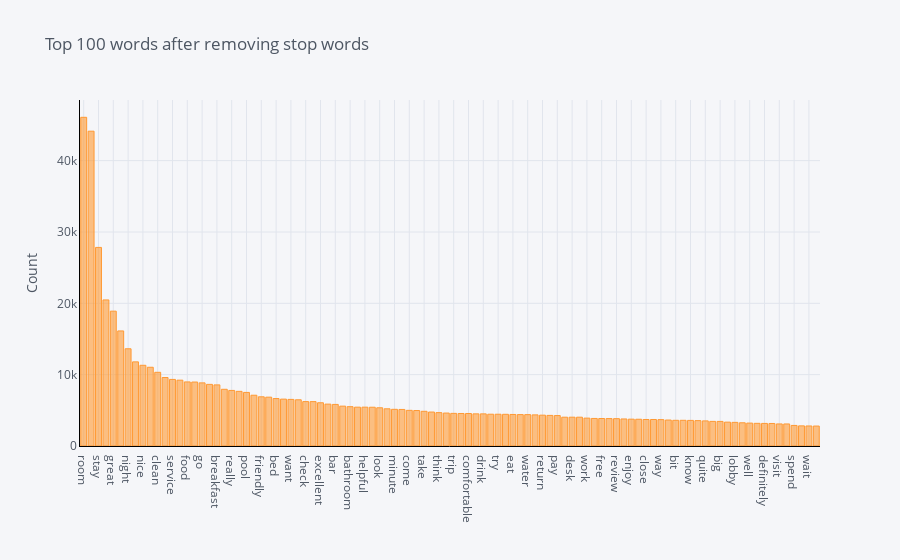

The notebook cell this image was saved under:
### Code cell
plot_model()

### Figure 1 — Plotly figure (JSON) as saved in the notebook; plotly's stock layout.template omitted (floating-point values rounded to 4 significant figures)
{"data": [{"name": "count", "text": "", "y": [46079, 44132, 27840, 20477, 18902, 16130, 13630, 11795, 11314, 11038, 10330, 9600, 9335, 9229, 8982, 8966, 8847, 8640, 8565, 7950, 7790, 7661, 7512, 7119, 6896, 6847, 6652, 6573, 6532, 6478, 6226, 6222, 6063, 5871, 5829, 5588, 5512, 5445, 5443, 5437, 5358, 5214, 5142, 5124, 4999, 4974, 4864, 4761, 4677, 4618, 4575, 4558, 4556, 4507, 4506, 4457, 4453, 4443, 4421, 4405, 4398, 4361, 4322, 4290, 4266, 4039, 4038, 4037, 3910, 3863, 3855, 3844, 3832, 3790, 3761, 3752, 3717, 3716, 3696, 3640, 3602, 3602, 3589, 3559, 3519, 3452, 3446, 3346, 3313, 3254, 3210, 3177, 3165, 3157, 3091, 3090, 2883, 2824, 2807, 2796], "marker": {"color": "rgba(255, 153, 51, 0.6)", "line": {"color": "rgba(255, 153, 51, 1.0)", "width": 1}}, "x": ["room", "hotel", "stay", "good", "great", "staff", "night", "time", "nice", "day", "clean", "restaurant", "service", "place", "food", "location", "go", "get", "breakfast", "walk", "really", "resort", "pool", "small", "friendly", "people", "bed", "area", "want", "say", "check", "little", "excellent", "book", "bar", "make", "bathroom", "view", "helpful", "beach", "look", "price", "minute", "use", "come", "lot", "take", "need", "think", "thing", "trip", "floor", "comfortable", "problem", "drink", "beautiful", "try", "feel", "eat", "ask", "water", "large", "return", "leave", "pay", "love", "desk", "wonderful", "work", "experience", "free", "bad", "review", "recommend", "enjoy", "right", "close", "tell", "way", "arrive", "bit", "hour", "know", "away", "quite", "give", "big", "week", "lobby", "expect", "well", "morning", "definitely", "include", "visit", "shower", "spend", "lovely", "wait", "overall"], "type": "bar", "orientation": "v"}], "layout": {"title": {"text": "Top 100 words after removing stop words", "font": {"color": "#4D5663"}}, "paper_bgcolor": "#F5F6F9", "plot_bgcolor": "#F5F6F9", "yaxis": {"tickfont": {"color": "#4D5663"}, "title": {"text": "Count", "font": {"color": "#4D5663"}}, "showgrid": true, "zerolinecolor": "#E1E5ED", "gridcolor": "#E1E5ED", "linecolor": "black"}, "xaxis": {"tickfont": {"color": "#4D5663"}, "title": {"text": "", "font": {"color": "#4D5663"}}, "showgrid": true, "zerolinecolor": "#E1E5ED", "gridcolor": "#E1E5ED", "linecolor": "black"}, "legend": {"bgcolor": "#F5F6F9", "font": {"color": "#4D5663"}}}}
